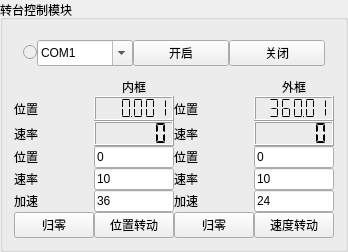
        <widget class="QGroupBox" name="groupBox">
         <property name="sizePolicy">
          <sizepolicy hsizetype="Preferred" vsizetype="Fixed">
           <horstretch>0</horstretch>
           <verstretch>0</verstretch>
          </sizepolicy>
         </property>
         <property name="title">
          <string>转台控制模块</string>
         </property>
         <layout class="QVBoxLayout" name="verticalLayout">
          <property name="spacing">
           <number>3</number>
          </property>
          <property name="leftMargin">
           <number>11</number>
          </property>
          <property name="rightMargin">
           <number>11</number>
          </property>
          <property name="bottomMargin">
           <number>11</number>
          </property>
          <item>
           <widget class="QWidget" name="widget" native="true">
            <property name="sizePolicy">
             <sizepolicy hsizetype="Preferred" vsizetype="Fixed">
              <horstretch>0</horstretch>
              <verstretch>0</verstretch>
             </sizepolicy>
            </property>
            <layout class="QHBoxLayout" name="horizontalLayout">
             <property name="spacing">
              <number>0</number>
             </property>
             <item>
              <widget class="QRadioButton" name="radioButton_turntable_check">
               <property name="enabled">
                <bool>false</bool>
               </property>
               <property name="sizePolicy">
                <sizepolicy hsizetype="Maximum" vsizetype="Fixed">
                 <horstretch>0</horstretch>
                 <verstretch>0</verstretch>
                </sizepolicy>
               </property>
               <property name="mouseTracking">
                <bool>true</bool>
               </property>
               <property name="acceptDrops">
                <bool>false</bool>
               </property>
               <property name="text">
                <string/>
               </property>
               <property name="checkable">
                <bool>true</bool>
               </property>
               <property name="checked">
                <bool>false</bool>
               </property>
               <property name="autoExclusive">
                <bool>false</bool>
               </property>
              </widget>
             </item>
             <item>
              <widget class="QComboBox" name="combox_turntable_com">
               <property name="sizePolicy">
                <sizepolicy hsizetype="Minimum" vsizetype="Minimum">
                 <horstretch>0</horstretch>
                 <verstretch>0</verstretch>
                </sizepolicy>
               </property>
               <property name="toolTip">
                <string>&lt;html&gt;&lt;head/&gt;&lt;body&gt;&lt;p&gt;串口&lt;/p&gt;&lt;/body&gt;&lt;/html&gt;</string>
               </property>
               <property name="editable">
                <bool>true</bool>
               </property>
               <item>
                <property name="text">
                 <string>COM1</string>
                </property>
               </item>
               <item>
                <property name="text">
                 <string>COM2</string>
                </property>
               </item>
               <item>
                <property name="text">
                 <string>COM3</string>
                </property>
               </item>
               <item>
                <property name="text">
                 <string>COM4</string>
                </property>
               </item>
               <item>
                <property name="text">
                 <string>COM5</string>
                </property>
               </item>
              </widget>
             </item>
             <item>
              <widget class="QPushButton" name="pushButton_com_open">
               <property name="sizePolicy">
                <sizepolicy hsizetype="Ignored" vsizetype="Fixed">
                 <horstretch>0</horstretch>
                 <verstretch>0</verstretch>
                </sizepolicy>
               </property>
               <property name="text">
                <string>开启</string>
               </property>
              </widget>
             </item>
             <item>
              <widget class="QPushButton" name="pushButton_com_close">
               <property name="sizePolicy">
                <sizepolicy hsizetype="Ignored" vsizetype="Fixed">
                 <horstretch>0</horstretch>
                 <verstretch>0</verstretch>
                </sizepolicy>
               </property>
               <property name="text">
                <string>关闭</string>
               </property>
              </widget>
             </item>
            </layout>
           </widget>
          </item>
          <item>
           <widget class="QWidget" name="widget" native="true">
            <layout class="QGridLayout" name="gridLayout">
             <property name="leftMargin">
              <number>0</number>
             </property>
             <property name="topMargin">
              <number>0</number>
             </property>
             <property name="rightMargin">
              <number>0</number>
             </property>
             <property name="bottomMargin">
              <number>0</number>
             </property>
             <property name="spacing">
              <number>0</number>
             </property>
             <item row="3" column="3">
              <widget class="QLineEdit" name="lineEdit_outside_location">
               <property name="sizePolicy">
                <sizepolicy hsizetype="Ignored" vsizetype="Fixed">
                 <horstretch>0</horstretch>
                 <verstretch>0</verstretch>
                </sizepolicy>
               </property>
               <property name="text">
                <string>0</string>
               </property>
              </widget>
             </item>
             <item row="5" column="3">
              <widget class="QLineEdit" name="lineEdit_outside_acceleration">
               <property name="sizePolicy">
                <sizepolicy hsizetype="Ignored" vsizetype="Fixed">
                 <horstretch>0</horstretch>
                 <verstretch>0</verstretch>
                </sizepolicy>
               </property>
               <property name="text">
                <string>24</string>
               </property>
              </widget>
             </item>
             <item row="4" column="3">
              <widget class="QLineEdit" name="lineEdit_outside_speed">
               <property name="sizePolicy">
                <sizepolicy hsizetype="Ignored" vsizetype="Fixed">
                 <horstretch>0</horstretch>
                 <verstretch>0</verstretch>
                </sizepolicy>
               </property>
               <property name="text">
                <string>10</string>
               </property>
              </widget>
             </item>
             <item row="6" column="0">
              <widget class="QPushButton" name="pushButton_inside_reset">
               <property name="sizePolicy">
                <sizepolicy hsizetype="Minimum" vsizetype="Preferred">
                 <horstretch>0</horstretch>
                 <verstretch>0</verstretch>
                </sizepolicy>
               </property>
               <property name="minimumSize">
                <size>
                 <width>40</width>
                 <height>0</height>
                </size>
               </property>
               <property name="text">
                <string>归零</string>
               </property>
              </widget>
             </item>
             <item row="1" column="2">
              <widget class="QLabel" name="label_2">
               <property name="text">
                <string>位置</string>
               </property>
              </widget>
             </item>
             <item row="4" column="2">
              <widget class="QLabel" name="label_6">
               <property name="text">
                <string>速率</string>
               </property>
              </widget>
             </item>
             <item row="2" column="0">
              <widget class="QLabel" name="label_3">
               <property name="text">
                <string>速率</string>
               </property>
              </widget>
             </item>
             <item row="1" column="0">
              <widget class="QLabel" name="label">
               <property name="text">
                <string>位置</string>
               </property>
              </widget>
             </item>
             <item row="3" column="0">
              <widget class="QLabel" name="label_8">
               <property name="text">
                <string>位置</string>
               </property>
              </widget>
             </item>
             <item row="1" column="1">
              <widget class="QLCDNumber" name="lcdNumber_inside_location">
               <property name="sizePolicy">
                <sizepolicy hsizetype="Ignored" vsizetype="Minimum">
                 <horstretch>0</horstretch>
                 <verstretch>0</verstretch>
                </sizepolicy>
               </property>
               <property name="minimumSize">
                <size>
                 <width>0</width>
                 <height>25</height>
                </size>
               </property>
               <property name="smallDecimalPoint">
                <bool>true</bool>
               </property>
               <property name="digitCount">
                <number>6</number>
               </property>
               <property name="mode">
                <enum>QLCDNumber::Dec</enum>
               </property>
               <property name="segmentStyle">
                <enum>QLCDNumber::Flat</enum>
               </property>
               <property name="value" stdset="0">
                <double>0.001000000000000</double>
               </property>
              </widget>
             </item>
             <item row="6" column="2">
              <widget class="QPushButton" name="pushButton_outside_reset">
               <property name="sizePolicy">
                <sizepolicy hsizetype="Preferred" vsizetype="Fixed">
                 <horstretch>0</horstretch>
                 <verstretch>0</verstretch>
                </sizepolicy>
               </property>
               <property name="minimumSize">
                <size>
                 <width>40</width>
                 <height>0</height>
                </size>
               </property>
               <property name="text">
                <string>归零</string>
               </property>
              </widget>
             </item>
             <item row="1" column="3">
              <widget class="QLCDNumber" name="lcdNumber_outside_location">
               <property name="sizePolicy">
                <sizepolicy hsizetype="Ignored" vsizetype="Minimum">
                 <horstretch>0</horstretch>
                 <verstretch>0</verstretch>
                </sizepolicy>
               </property>
               <property name="minimumSize">
                <size>
                 <width>0</width>
                 <height>0</height>
                </size>
               </property>
               <property name="smallDecimalPoint">
                <bool>true</bool>
               </property>
               <property name="digitCount">
                <number>6</number>
               </property>
               <property name="mode">
                <enum>QLCDNumber::Dec</enum>
               </property>
               <property name="segmentStyle">
                <enum>QLCDNumber::Flat</enum>
               </property>
               <property name="value" stdset="0">
                <double>360.011000000000024</double>
               </property>
              </widget>
             </item>
             <item row="2" column="1">
              <widget class="QLCDNumber" name="lcdNumber_inside_speed">
               <property name="sizePolicy">
                <sizepolicy hsizetype="Ignored" vsizetype="Minimum">
                 <horstretch>0</horstretch>
                 <verstretch>0</verstretch>
                </sizepolicy>
               </property>
               <property name="minimumSize">
                <size>
                 <width>0</width>
                 <height>25</height>
                </size>
               </property>
               <property name="smallDecimalPoint">
                <bool>true</bool>
               </property>
               <property name="digitCount">
                <number>5</number>
               </property>
               <property name="mode">
                <enum>QLCDNumber::Dec</enum>
               </property>
               <property name="segmentStyle">
                <enum>QLCDNumber::Flat</enum>
               </property>
               <property name="value" stdset="0">
                <double>0.000000000000000</double>
               </property>
              </widget>
             </item>
             <item row="0" column="1">
              <widget class="QLabel" name="label_9">
               <property name="sizePolicy">
                <sizepolicy hsizetype="Preferred" vsizetype="Fixed">
                 <horstretch>0</horstretch>
                 <verstretch>0</verstretch>
                </sizepolicy>
               </property>
               <property name="text">
                <string>内框</string>
               </property>
               <property name="alignment">
                <set>Qt::AlignCenter</set>
               </property>
              </widget>
             </item>
             <item row="3" column="1">
              <widget class="QLineEdit" name="lineEdit_inside_location">
               <property name="sizePolicy">
                <sizepolicy hsizetype="Ignored" vsizetype="Fixed">
                 <horstretch>0</horstretch>
                 <verstretch>0</verstretch>
                </sizepolicy>
               </property>
               <property name="text">
                <string>0</string>
               </property>
              </widget>
             </item>
             <item row="6" column="1">
              <widget class="QPushButton" name="pushButton_start_location">
               <property name="text">
                <string>位置转动</string>
               </property>
              </widget>
             </item>
             <item row="3" column="2">
              <widget class="QLabel" name="label_7">
               <property name="text">
                <string>位置</string>
               </property>
              </widget>
             </item>
             <item row="6" column="3">
              <widget class="QPushButton" name="pushButton_start_speed">
               <property name="text">
                <string>速度转动</string>
               </property>
              </widget>
             </item>
             <item row="0" column="3">
              <widget class="QLabel" name="label_10">
               <property name="sizePolicy">
                <sizepolicy hsizetype="Preferred" vsizetype="Fixed">
                 <horstretch>0</horstretch>
                 <verstretch>0</verstretch>
                </sizepolicy>
               </property>
               <property name="text">
                <string>外框</string>
               </property>
               <property name="alignment">
                <set>Qt::AlignCenter</set>
               </property>
              </widget>
             </item>
             <item row="5" column="0">
              <widget class="QLabel" name="label_12">
               <property name="text">
                <string>加速</string>
               </property>
              </widget>
             </item>
             <item row="4" column="1">
              <widget class="QLineEdit" name="lineEdit_inside_speed">
               <property name="sizePolicy">
                <sizepolicy hsizetype="Ignored" vsizetype="Fixed">
                 <horstretch>0</horstretch>
                 <verstretch>0</verstretch>
                </sizepolicy>
               </property>
               <property name="text">
                <string>10</string>
               </property>
              </widget>
             </item>
             <item row="2" column="3">
              <widget class="QLCDNumber" name="lcdNumber_outside_speed">
               <property name="sizePolicy">
                <sizepolicy hsizetype="Ignored" vsizetype="Minimum">
                 <horstretch>0</horstretch>
                 <verstretch>0</verstretch>
                </sizepolicy>
               </property>
               <property name="minimumSize">
                <size>
                 <width>0</width>
                 <height>0</height>
                </size>
               </property>
               <property name="smallDecimalPoint">
                <bool>true</bool>
               </property>
               <property name="digitCount">
                <number>5</number>
               </property>
               <property name="mode">
                <enum>QLCDNumber::Dec</enum>
               </property>
               <property name="segmentStyle">
                <enum>QLCDNumber::Flat</enum>
               </property>
               <property name="value" stdset="0">
                <double>0.000000000000000</double>
               </property>
               <property name="intValue" stdset="0">
                <number>0</number>
               </property>
              </widget>
             </item>
             <item row="4" column="0">
              <widget class="QLabel" name="label_5">
               <property name="text">
                <string>速率</string>
               </property>
              </widget>
             </item>
             <item row="5" column="1">
              <widget class="QLineEdit" name="lineEdit_inside_acceleration">
               <property name="sizePolicy">
                <sizepolicy hsizetype="Ignored" vsizetype="Fixed">
                 <horstretch>0</horstretch>
                 <verstretch>0</verstretch>
                </sizepolicy>
               </property>
               <property name="text">
                <string>36</string>
               </property>
              </widget>
             </item>
             <item row="2" column="2">
              <widget class="QLabel" name="label_4">
               <property name="text">
                <string>速率</string>
               </property>
              </widget>
             </item>
             <item row="5" column="2">
              <widget class="QLabel" name="label_13">
               <property name="text">
                <string>加速</string>
               </property>
              </widget>
             </item>
            </layout>
           </widget>
          </item>
         </layout>
        </widget>
